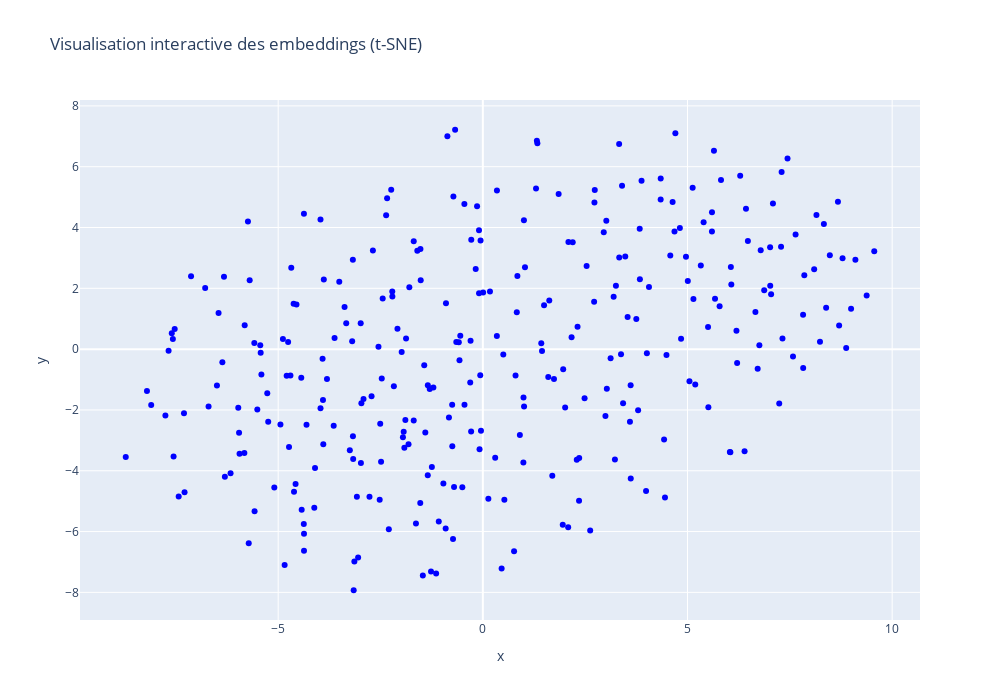

This figure's notebook cell:
### Code cell
from sklearn.manifold import TSNE
import plotly.express as px
import pandas as pd

# 1. Sélection des mots (ex : les 300 plus fréquents)
mots = list(model.wv.index_to_key[:300])
vecteurs = model.wv[mots]

# 2. Réduction de dimension avec t-SNE
tsne = TSNE(n_components=2, random_state=42, perplexity=40, n_iter=1000)
vecteurs_2D = tsne.fit_transform(vecteurs)

# 3. Mise en DataFrame pour Plotly
df_tsne = pd.DataFrame({
    "mot": mots,
    "x": vecteurs_2D[:, 0],
    "y": vecteurs_2D[:, 1]
})

# 4. Affichage interactif
fig = px.scatter(df_tsne, x="x", y="y", hover_name="mot", title="Visualisation interactive des embeddings (t-SNE)")
fig.update_traces(marker=dict(size=6, color="blue"), textposition='top center')
fig.update_layout(width=1000, height=700)
fig.show()

### Figure 1 — Plotly figure (JSON) as saved in the notebook; plotly's stock layout.template omitted (floating-point values rounded to 4 significant figures; data arrays with more than 128 entries replaced by an {"elided": "..."} marker saying what was removed)
{"data": [{"hovertemplate": "<b>%{hovertext}</b><br><br>x=%{x}<br>y=%{y}<extra></extra>", "hovertext": {"elided": "300 str values"}, "legendgroup": "", "marker": {"color": "blue", "size": 6, "symbol": "circle"}, "mode": "markers", "name": "", "orientation": "v", "showlegend": false, "textposition": "top center", "type": "scatter", "x": {"elided": "300 float values"}, "xaxis": "x", "y": {"elided": "300 float values"}, "yaxis": "y"}], "layout": {"height": 700, "legend": {"tracegroupgap": 0}, "title": {"text": "Visualisation interactive des embeddings (t-SNE)"}, "width": 1000, "xaxis": {"anchor": "y", "domain": [0, 1], "title": {"text": "x"}}, "yaxis": {"anchor": "x", "domain": [0, 1], "title": {"text": "y"}}}}
